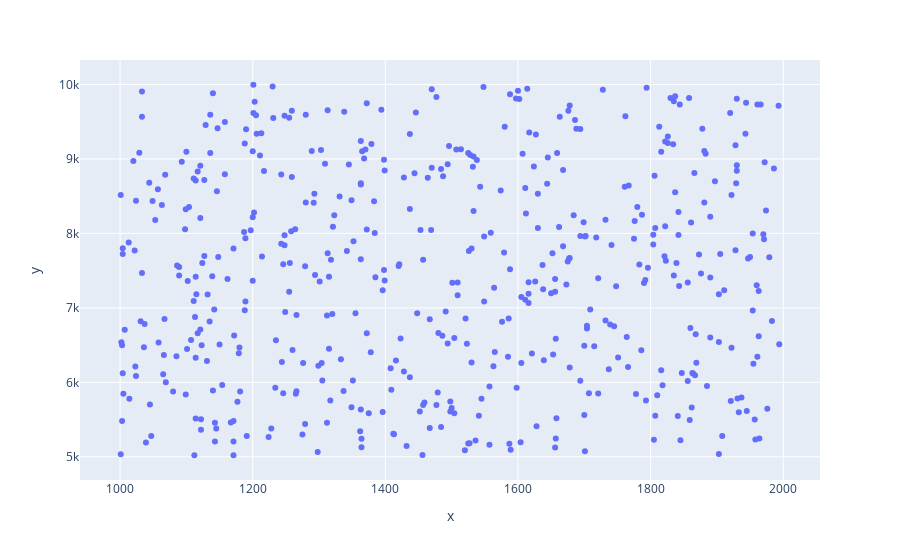

Notebook code cell kept with this figure:
### Code cell
px.scatter(x=arr1,y=arr2)

### Figure 1 — Plotly figure (JSON) as saved in the notebook; plotly's stock layout.template omitted (floating-point values rounded to 4 significant figures; data arrays with more than 128 entries replaced by an {"elided": "..."} marker saying what was removed)
{"data": [{"hovertemplate": "x=%{x}<br>y=%{y}<extra></extra>", "legendgroup": "", "marker": {"color": "#636efa", "symbol": "circle"}, "mode": "markers", "name": "", "orientation": "v", "showlegend": false, "type": "scatter", "x": {"elided": "500 int values"}, "xaxis": "x", "y": {"elided": "500 int values"}, "yaxis": "y"}], "layout": {"legend": {"tracegroupgap": 0}, "margin": {"t": 60}, "xaxis": {"anchor": "y", "domain": [0, 1], "title": {"text": "x"}}, "yaxis": {"anchor": "x", "domain": [0, 1], "title": {"text": "y"}}}}
